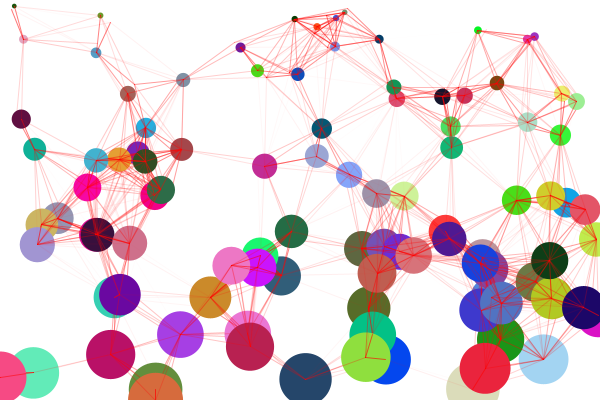
Frame 1 (no input)
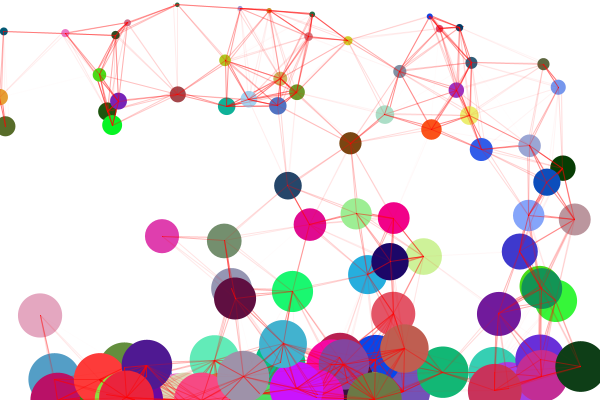
Frame 60 (the mouse pressed at the canvas centre just before this capture)
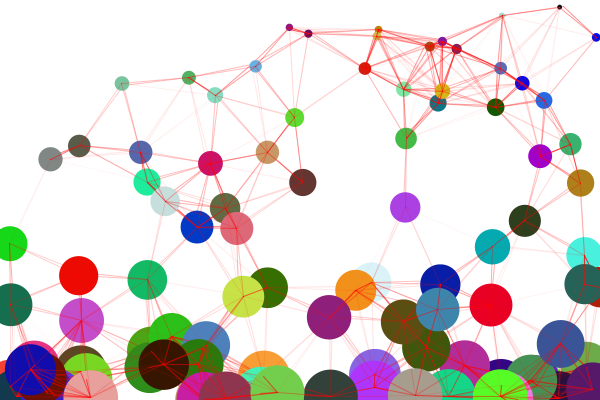
Frame 120 (the mouse held since frame 60 and released just before this capture)

The Processing sketch that drew these frames (run headless with seeded random() and noise(); from frame 60 on, the mouse is pressed at the canvas centre):

// Processing sketch: physics_particles-interaction
// ── physics_particles-interaction.pde
ball b;
ball[] balls = new ball[100];
boolean bDrawWithBalls = false;

void setup(){
    size(600,400);
    for( int i = 0; i < balls.length; i++ ){
      balls[i] = new ball(random(0,width), random(0, height),random(-10,10),random(-10,10));
     
    }
}

void draw(){
    if(!bDrawWithBalls)background(255);
    
    for( int i = 0; i < balls.length; i++ ){
      balls[i].addForce(0,0.05);
      ball currentBall = balls[i];
      balls[i].draw();
      for ( int j = 0; j < balls.length; j++){
         ball otherBall = balls[j];
         noFill();
         float distance = dist(currentBall.pos.x, currentBall.pos.y, otherBall.pos.x, otherBall.pos.y);
         if (distance < 100){
             float a = map(distance,0,100,200,0);
             fill(255,0,0);
             stroke(255,0,0,a);
             strokeWeight(1);
             line(currentBall.pos.x, currentBall.pos.y, otherBall.pos.x, otherBall.pos.y);
         }
      } 

    }
}

void mousePressed(){
      for( int i = 0; i < balls.length; i++ ){
        balls[i] = new ball(random(0,width), random(0, height),random(-10,10),random(-10,10));
      }
}


// ── ball.pde
class ball{
  PVector pos;
  PVector vel;
  PVector frc;
  PVector col;
  float damping = 0.013;
  float ballSize;
  
  ball(float x, float y, float vx, float vy){
      pos = new PVector(x,y,0);
      vel = new PVector(vx,vy,0); 
      frc = new PVector(0,0); 
      col = new PVector(random(0,255),random(0,255),random(0,255));
  }
  
  void update(){
    vel.add(frc);
    pos.add(vel);
  }
  
  void draw(){
    noStroke();
    fill(col.x,col.y,col.z);
    ballSize = map(pos.y, 0, height, 4,55);
    ellipse(pos.x, pos.y, ballSize,ballSize);
  }
  
  void resetForce(){
    frc.set(0,0,0);
  }
    
  void addDampingForce(){
    frc.x = frc.x - (vel.x * damping);
    frc.y = frc.y - (vel.y * damping);
    frc.z = frc.z - (vel.z * damping);
}
  
  void addForce(float x, float y){
    resetForce();
    frc.add(x,y,0);
    addDampingForce();
    bounceOffWalls();
    update();
  }
  
  void bounceOffWalls(){
    boolean bDidICollide = false;
    
    if( pos.x > width ) {
      pos.x = width;
      vel.x = vel.x *-1;
      bDidICollide = true;
    }
    else if( pos.x < 0 ) {
      pos.x = 0;
      vel.x = vel.x*-1;
      bDidICollide = true;      
    }
    
    if( pos.y > height ) {
      pos.y = height;
      vel.y = vel.y * -1;
      bDidICollide = true;      
    }
    else if( pos.y <  0) {
      pos.y = 0;
      vel.y = vel.y* -1;
      bDidICollide = true;      
    }
    
    if ( bDidICollide == true ){
      vel.y = vel.y * 0.3;
    }
  
  }
}
